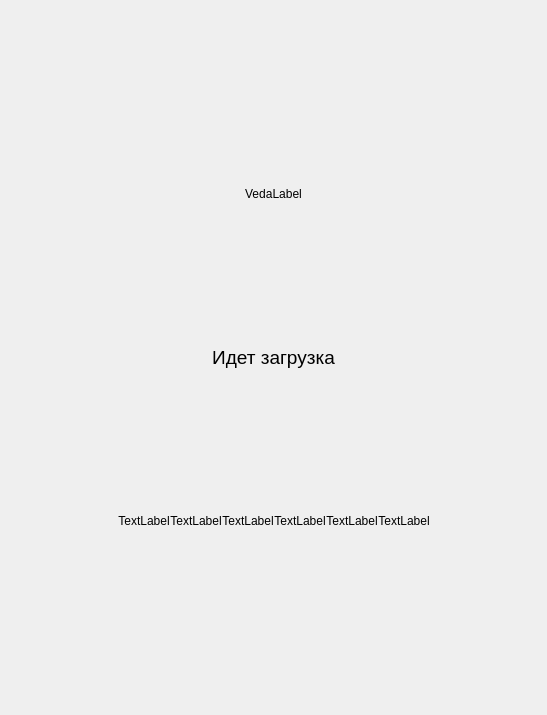
       <widget class="QWidget" name="page1LoadingScreen">
        <layout class="QGridLayout" name="gridLayout_4">
         <item row="0" column="1">
          <spacer name="verticalSpacer">
           <property name="orientation">
            <enum>Qt::Vertical</enum>
           </property>
           <property name="sizeHint" stdset="0">
            <size>
             <width>20</width>
             <height>173</height>
            </size>
           </property>
          </spacer>
         </item>
         <item row="1" column="0" colspan="2">
          <layout class="QHBoxLayout" name="horizontalLayout_91">
           <item>
            <spacer name="horizontalSpacer_9">
             <property name="orientation">
              <enum>Qt::Horizontal</enum>
             </property>
             <property name="sizeHint" stdset="0">
              <size>
               <width>234</width>
               <height>20</height>
              </size>
             </property>
            </spacer>
           </item>
           <item>
            <widget class="QLabel" name="label0Page1">
             <property name="text">
              <string>VedaLabel</string>
             </property>
             <property name="alignment">
              <set>Qt::AlignCenter</set>
             </property>
            </widget>
           </item>
           <item>
            <spacer name="horizontalSpacer_10">
             <property name="orientation">
              <enum>Qt::Horizontal</enum>
             </property>
             <property name="sizeHint" stdset="0">
              <size>
               <width>234</width>
               <height>20</height>
              </size>
             </property>
            </spacer>
           </item>
          </layout>
         </item>
         <item row="2" column="0" colspan="2">
          <spacer name="verticalSpacer_110">
           <property name="orientation">
            <enum>Qt::Vertical</enum>
           </property>
           <property name="sizeHint" stdset="0">
            <size>
             <width>20</width>
             <height>136</height>
            </size>
           </property>
          </spacer>
         </item>
         <item row="3" column="0" colspan="2">
          <widget class="QLabel" name="label1Page1">
           <property name="font">
            <font>
             <pointsize>14</pointsize>
            </font>
           </property>
           <property name="text">
            <string>Идет загрузка</string>
           </property>
           <property name="alignment">
            <set>Qt::AlignCenter</set>
           </property>
          </widget>
         </item>
         <item row="4" column="0">
          <spacer name="verticalSpacer_111">
           <property name="orientation">
            <enum>Qt::Vertical</enum>
           </property>
           <property name="sizeHint" stdset="0">
            <size>
             <width>20</width>
             <height>136</height>
            </size>
           </property>
          </spacer>
         </item>
         <item row="5" column="0" colspan="2">
          <layout class="QHBoxLayout" name="horizontalLayout_92" stretch="10,3,3,3,3,3,3,10">
           <property name="spacing">
            <number>0</number>
           </property>
           <item>
            <spacer name="horizontalSpacer_147">
             <property name="orientation">
              <enum>Qt::Horizontal</enum>
             </property>
             <property name="sizeHint" stdset="0">
              <size>
               <width>40</width>
               <height>20</height>
              </size>
             </property>
            </spacer>
           </item>
           <item>
            <widget class="QLabel" name="label2Page1">
             <property name="text">
              <string>TextLabel</string>
             </property>
             <property name="alignment">
              <set>Qt::AlignCenter</set>
             </property>
            </widget>
           </item>
           <item>
            <widget class="QLabel" name="label3Page1">
             <property name="text">
              <string>TextLabel</string>
             </property>
             <property name="alignment">
              <set>Qt::AlignCenter</set>
             </property>
            </widget>
           </item>
           <item>
            <widget class="QLabel" name="label4Page1">
             <property name="text">
              <string>TextLabel</string>
             </property>
             <property name="alignment">
              <set>Qt::AlignCenter</set>
             </property>
            </widget>
           </item>
           <item>
            <widget class="QLabel" name="label5Page1">
             <property name="text">
              <string>TextLabel</string>
             </property>
             <property name="alignment">
              <set>Qt::AlignCenter</set>
             </property>
            </widget>
           </item>
           <item>
            <widget class="QLabel" name="label6Page1">
             <property name="text">
              <string>TextLabel</string>
             </property>
             <property name="alignment">
              <set>Qt::AlignCenter</set>
             </property>
            </widget>
           </item>
           <item>
            <widget class="QLabel" name="label7Page1">
             <property name="text">
              <string>TextLabel</string>
             </property>
             <property name="alignment">
              <set>Qt::AlignCenter</set>
             </property>
            </widget>
           </item>
           <item>
            <spacer name="horizontalSpacer_148">
             <property name="orientation">
              <enum>Qt::Horizontal</enum>
             </property>
             <property name="sizeHint" stdset="0">
              <size>
               <width>40</width>
               <height>20</height>
              </size>
             </property>
            </spacer>
           </item>
          </layout>
         </item>
         <item row="6" column="1">
          <spacer name="verticalSpacer_4">
           <property name="orientation">
            <enum>Qt::Vertical</enum>
           </property>
           <property name="sizeHint" stdset="0">
            <size>
             <width>20</width>
             <height>173</height>
            </size>
           </property>
          </spacer>
         </item>
        </layout>
       </widget>
